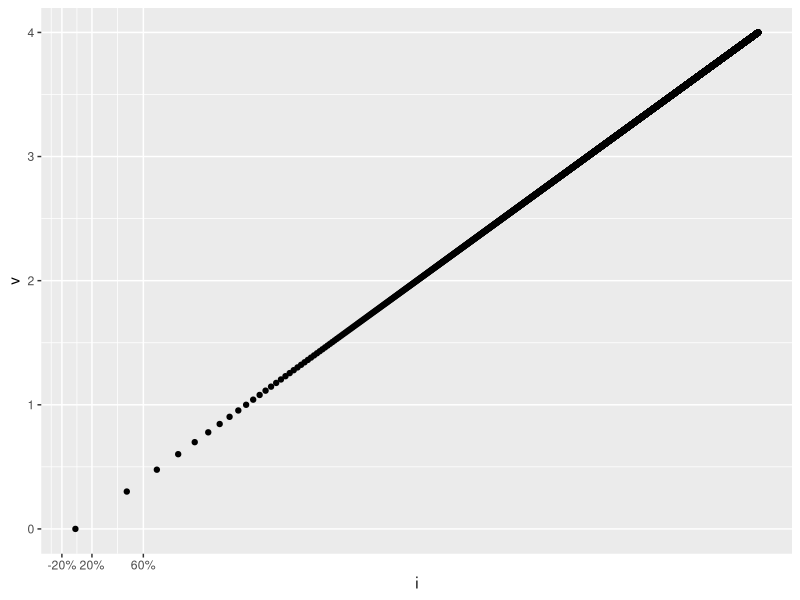

R code for this plot:
library(tidyverse)
library(scales)

d = tibble('i'=1/(1:10000), 'v'=log10(1:10000))

reverselog_trans <- function(base = exp(1)) {
  trans <- function(x) -log(x, base)
  inv <- function(x) base^(-x)
  trans_new(paste0("reverselog-", format(base)), trans, inv, 
            log_breaks(base = base), 
            domain = c(1e-100, Inf))
}

reverselog_label <- function(fun) {
  function(l) {
    fun(1-l)
  }
}

reverse_percent <- function(l) {
  1-l
}

ggplot(d, 
       aes(i,v)) +
  geom_point() + 
  # scale_x_reverse(trans="log10") +
  # scale_x_continuous(trans="log10")
  scale_x_continuous(
    trans = reverselog_trans(10),
    labels = compose(percent, reverse_percent)
    )
  NULL

